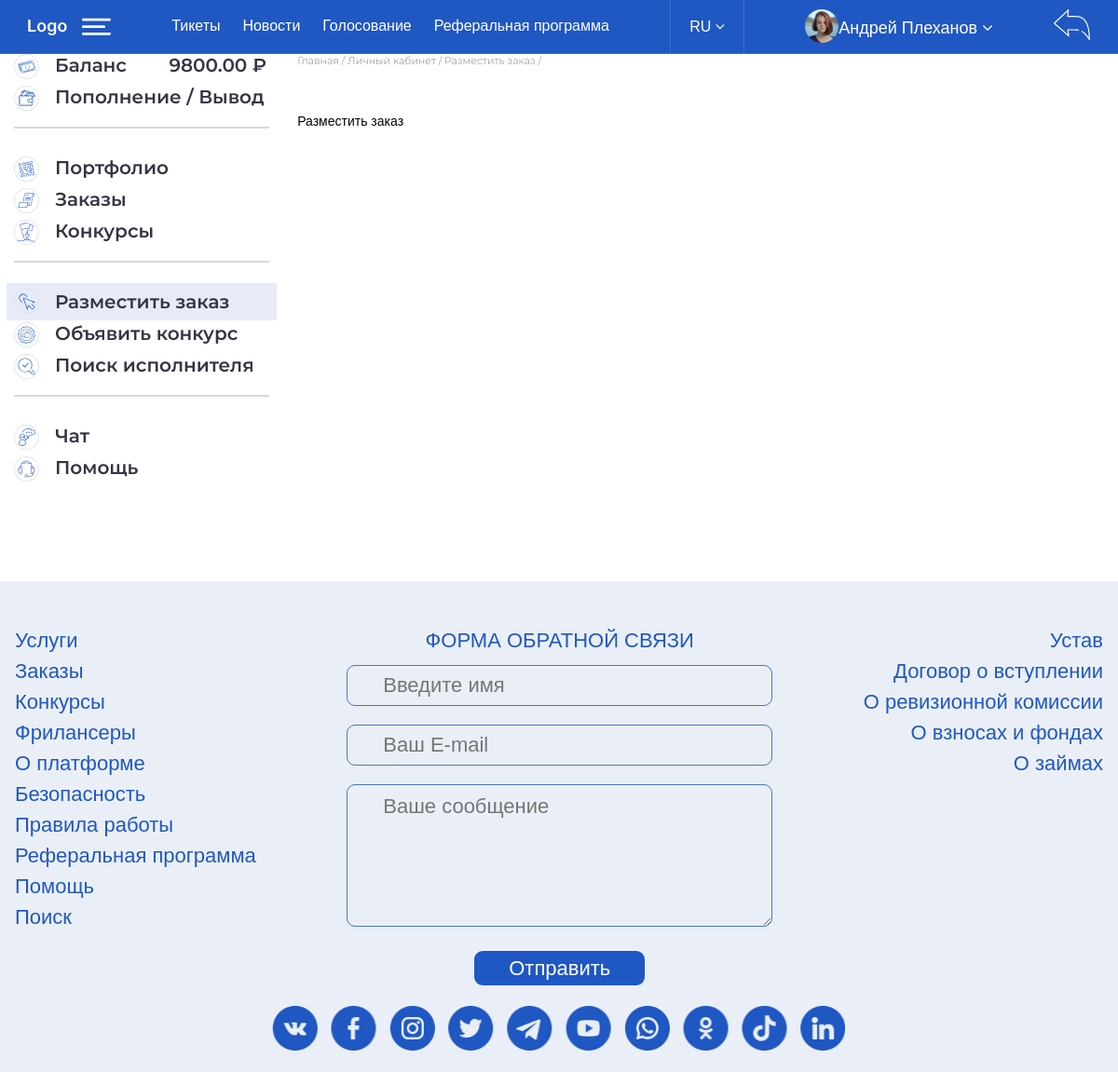
/profile/place_contract/ (signed in), run on the app's committed database.
### app_users/models.py (models this page shows, shortened)
class CustomUser(AbstractBaseUser, MPTTModel, PermissionsMixin):
    STATUS_CHOICES = (
        ("0", _("Участник Заказчик")),
        ("1", _("Кандидат")),
        ("2", _("Участник Фрилансер")),
    )
    image_validator = FileExtensionValidator(
        allowed_extensions=['png', 'jpg', 'gif'],
        message=_('Ошибка загрузки: допускаются только файлы с расширением .jpg .gif .png')
    )
    document_validator = FileExtensionValidator(
        allowed_extensions=['png', 'jpg', 'pdf'],
        message=_('Ошибка загрузки: допускаются только файлы с расширением .jpg .pdf .png')
    )
    email = models.EmailField(_('email'), unique=True, db_index=True)
    email_confirmed = models.BooleanField(_('email подтвержден'), default=False)
    username = models.SlugField(max_length=55, db_index=True, unique=True, verbose_name=_('имя пользователя'), null=True, blank=True)
    last_name = models.CharField(_('Фамилия'), max_length=55, blank=True, db_index=True)
    first_name = models.CharField(_('Имя'), max_length=55, blank=True, db_index=True)
    patronymic = models.CharField(_('Отчество'), max_length=55, blank=True, db_index=True)
    country = models.CharField(_('Страна'), max_length=55, blank=True, db_index=True)
    address = models.CharField(_('Адрес'), max_length=255, blank=True, db_index=True)
    personal_number = models.CharField(_('ИНН или персональный номер'), max_length=17, blank=True, null=True, db_index=True)
    document = models.FileField(_('документ'), upload_to='documents/', blank=True, validators=[document_validator, document_size_validate])
    document_number = models.CharField(_('Серия и номер документа'), max_length=55, blank=True, db_index=True)
    document_issued = models.CharField(_('Когда и кем выдан'), max_length=255, blank=True, db_index=True)
    paid_entrance_fee = models.BooleanField(_('Оплатил вступительный взнос'), default=False)
    status = models.CharField(_('статус'), max_length=30, choices=STATUS_CHOICES, default="0", db_index=True)
    date_joined = models.DateTimeField(_('дата регистрации'), auto_now_add=True, db_index=True)
    is_active = models.BooleanField(_('является активным'), default=True)
    is_staff = models.BooleanField(default=False, verbose_name=_('является сотрудником'))
    is_core = models.BooleanField(default=False, verbose_name=_('основатель'), db_index=True)
    parent = TreeForeignKey('self', on_delete=models.PROTECT, null=True, blank=True, related_name='children',
                            db_index=True, verbose_name=_('родитель'))
    avatar = models.ImageField(upload_to='avatars/', null=True, blank=True, validators=[image_validator, avatar_size_validate])
    phone_regex = RegexValidator(regex=r'^\+\d{11,15}', message=_("Номер телефона должен быть в формате: '+79012345678'."))
    phone_number = models.CharField(validators=[phone_regex], max_length=17, blank=True, verbose_name=_('номер телефона'), db_index=True)
    balance = models.DecimalField(max_digits=10, decimal_places=2, default=0, verbose_name=_('баланс'), db_index=True)
    bank_name = models.CharField(_('Наименование банка'), max_length=255, blank=True)
    bank_address = models.CharField(_('Адрес банка'), max_length=255, blank=True)
    bank_bic = models.CharField(_('БИК банка'), max_length=55, blank=True, null=True)
    bank_correspondent_account = models.CharField(_('Корреспондентский счет банка'), max_length=55, blank=True, null=True)
    payment_account = models.CharField(_('Расчетный счет'), max_length=55, blank=True, null=True)
    recipients_name = models.CharField(_('Имя получателя платежа'), max_length=255, blank=True)
    USERNAME_FIELD = 'email'
    REQUIRED_FIELDS = []
    objects = CustomUserManager()
    class MPTTMeta:
        user_insertion_by = ['email']
    class Meta:
        verbose_name = _('пользователь')
        verbose_name_plural = _('пользователи')

### app_settings/models.py (models this page shows, shortened)
class SocialMediaItem(models.Model):
    social_media = models.ForeignKey('SocialMedia', related_name='social_media_item', on_delete=models.CASCADE, verbose_name=_('социальные сети'))
    name = models.CharField(max_length=55, null=True, blank=True, verbose_name=_('название'))
    link = models.URLField(max_length=255, null=True, blank=True, verbose_name=_('ссылка'), unique=True)
    icon = models.FileField(upload_to='social_media/', null=True, blank=True, verbose_name=_('иконка'), db_index=True,
                            validators=[icon_validator, icon_size_validate])
    class Meta:
        verbose_name = _('соцсеть')
        verbose_name_plural = _('соцсети')

### app_users/views.py (the view)
# urls.py: path('profile/place_contract/', place_contract, name='place_contract'),
@login_required
def place_contract(request):
    context = {
        'user': request.user, 'title': _('Разместить заказ'), 'current_elem': 'place_contract',
        'breadcrumbs': {_('Главная'): 'home', _('Личный кабинет'): 'profile', _('Разместить заказ'): 'place_contract'}
    }
    return render(
        request,
        'app_users/others/place_contract.html',
        context=context
    )

### app_survey/context_proccessors.py (called while the page is built)
def load_number_polls(request):
    if request.user.is_authenticated and request.user.is_core:
        new_polls = Question.objects.exclude(choice__answer__user_id=request.user.id)\
            .filter(visible=True, end_date__gte=timezone.now(), pub_date__lte=timezone.now()).only('id')
        return {
            'number_polls': new_polls.count(),
            'new_polls': new_polls,
        }
    return {
        'number_polls': 0
    }

### app_users/templates/app_users/others/place_contract.html
{% extends 'app_users/profile/_profile_base.html' %}
{% load i18n %}
{% load static %}
{% block content %}
    Разместить заказ
{% endblock %}

### app_users/templates/app_users/profile/_profile_base.html
{% extends 'app_users/_base.html' %}
{% load i18n %}
{% load static %}
{% block middle %}
    <div class="cabinet-page">
        <div class="wrap flex">
            <nav>
                <ul>
                    <li>
                        <a href="{% url 'balance' %}" {% if current_elem == 'balance' %}class="active"{% endif %}>
                            <img src="{% static 'assets/img/menu1.svg' %}"> {% trans 'Баланс' %}
                            <span>{{ request.user.balance }}</span> ₽
                        </a>
                    </li>
                    <li>
                        <a href="{% url 'topup_withdrawal' %}" {% if current_elem == 'topup_withdrawal' %}class="active"{% endif %}>
                            <img src="{% static 'assets/img/menu2.svg' %}"> {% trans 'Пополнение / Вывод' %}
                        </a>
                    </li>
                    <div class="line"></div>
                    <li>
                        <a href="{% url 'portfolio' %}" {% if current_elem == 'portfolio' %}class="active"{% endif %}>
                            <img src="{% static 'assets/img/menu3.svg' %}"> {% trans 'Портфолио' %}
                        </a>
                    </li>
                    <li>
                        <a href="{% url 'contracts' %}" {% if current_elem == 'contracts' %}class="active"{% endif %}>
                            <img src="{% static 'assets/img/menu4.svg' %}"> {% trans 'Заказы' %}
                        </a>
                    </li>
                    <li>
                        <a href="{% url 'contests' %}" {% if current_elem == 'contests' %}class="active"{% endif %}>
                            <img src="{% static 'assets/img/menu5.svg' %}"> {% trans 'Конкурсы' %}
                        </a>
                    </li>
                    <div class="line"></div>
                    <li>
                        <a href="{% url 'place_contract' %}" {% if current_elem == 'place_contract' %}class="active"{% endif %}>
                            <img src="{% static 'assets/img/menu6.svg' %}"> {% trans 'Разместить заказ' %}
                        </a>
                    </li>
                    <li>
                        <a href="{% url 'announce_contest' %}" {% if current_elem == 'announce_contest' %}class="active"{% endif %}>
                            <img src="{% static 'assets/img/menu7.svg' %}"> {% trans 'Объявить конкурс' %}
                        </a>
                    </li>
                    <li>
                        <a href="{% url 'search_contractor' %}" {% if current_elem == 'search_contractor' %}class="active"{% endif %}>
                            <img src="{% static 'assets/img/menu8.svg' %}"> {% trans 'Поиск исполнителя' %}
                        </a>
                    </li>
                    <div class="line"></div>
                    <li>
                        <a href="{% url 'chat' %}" {% if current_elem == 'chat' %}class="active"{% endif %}>
                            <img src="{% static 'assets/img/menu9.svg' %}"> {% trans 'Чат' %}
                        </a>
                    </li>
                    <li>
                        <a href="{% url 'support' %}" {% if current_elem == 'support' %}class="active"{% endif %}>
                            <img src="{% static 'assets/img/menu10.svg' %}"> {% trans 'Помощь' %}
                        </a>
                    </li>
                </ul>
            </nav>
            <div class="cabinet-content">
                <div class="navi">
                    {% for name, link in breadcrumbs.items %}
                        {% if current_elem == link %}
                            <a>{{ name }}</a> /
                        {% else %}
                            <a href="{% url link %}">{{ name }}</a> /
                        {% endif %}
                    {% endfor %}
                </div>
                {% block content %}
                {% endblock %}
            </div>
        </div>
    </div>
{% endblock %}

### app_users/templates/app_users/header.html (shortened to what this page needs)
{% load flatpages %}
{% load static %}
{% load i18n %}
{% get_flatpages '/referral-program/' as referral_program %}
<header class="header flex">
    <div class="logo">
        <a href="{% url 'home' %}"><img src="{% static 'assets/img/logo.svg' %}"></a>
        <a class="menu-button"></a>
    </div>
    {% if request.user.is_authenticated %}
        <ul>
            <li><a href="#">{% trans "Тикеты" %}</a></li>
            <li><a href="{% url 'news_list' %}">{% trans "Новости" %}</a></li>
            <li>
                <a href="{% url 'polls-list' %}">
                    {% trans "Голосование" %}
                </a>
            </li>
            <li><a href="{{ referral_program.first.url }}">{% trans "Реферальная программа" %}</a></li>
        </ul>
        <div class="langs-block">
            <a href="#" class="lang">RU <i class="fa fa-angle-down"></i></a>
        </div>
        <div class="name">
            {% if request.user.avatar %}
                <div><img src="{% static 'assets/img/avatar.png' %}"></div>
            {% else %}
                <div><img src="{% static 'assets/img/avatar.png' %}"></div>
            {% endif %}
            <div>
                <a href="#">
                    {% if request.user.last_name and request.user.first_name %}
                        {{ request.user.first_name }} {{ request.user.last_name }}
                    {% else %}
                        {% trans "Личный кабинет" %}
                    {% endif %}
                    <i class="fa fa-angle-down"></i>
                </a>
            </div>
        </div>
    {% endif %}
    {% if request.user.is_authenticated %}
        <a href="{% url 'logout' %}" class="logout"></a>
    {% else %}
        <button class="login-btn" onclick="loginPopup()">{% trans "Вход" %}</button>
    {% endif %}
</header>

### app_users/templates/app_users/footer.html (shortened to what this page needs)
{% load static %}
{% load i18n %}
{% load flatpages %}
{% get_flatpages '/referral-program/' as referral_program %}
{% get_flatpages '/about-platform/' as about_platform %}
{% get_flatpages '/working-rules/' as working_rules %}
{% get_flatpages '/regulation/' as regulation %}
{% get_flatpages '/entry-agreement/' as entry_agreement %}
{% get_flatpages '/audit-commission/' as audit_commission %}
{% get_flatpages '/contributions-and-funds/' as contributions_and_funds %}
{% get_flatpages '/loans/' as loans %}
<footer class="footer">
    <div class="flex">
        <ul>
            <li><a href="#">{% trans 'Услуги' %}</a></li>
            <li><a href="#">{% trans 'Заказы' %}</a></li>
            <li><a href="#">{% trans 'Конкурсы' %}</a></li>
            <li><a href="#">{% trans 'Фрилансеры' %}</a></li>
            <li><a href="{{ about_platform.first.url }}">{% trans 'О платформе' %}</a></li>
            <li><a href="#">{% trans 'Безопасность' %}</a></li>
            <li><a href="{{ working_rules.first.url }}">{% trans 'Правила работы' %}</a></li>
            <li><a href="{{ referral_program.first.url }}">{% trans 'Реферальная программа' %}</a></li>
            <li><a href="#">{% trans 'Помощь' %}</a></li>
            <li><a href="#">{% trans 'Поиск' %}</a></li>
        </ul>
        <form action="#" method="post">
            <p>{% trans 'ФОРМА ОБРАТНОЙ СВЯЗИ' %}</p>
            <input name="name" type="text" placeholder="{% trans 'Введите имя' %}">
            <input name="email" type="text" placeholder="{% trans 'Ваш E-mail' %}">
            <textarea name="message" placeholder="{% trans 'Ваше сообщение' %}"></textarea>
            <button type="submit">{% trans 'Отправить' %}</button>
        </form>
        <ul class="tar">
            <li><a href="{{ regulation.first.url }}">{% trans 'Устав' %}</a></li>
            <li><a href="{{ entry_agreement.first.url }}">{% trans 'Договор о вступлении' %}</a></li>
            <li><a href="{{ audit_commission.first.url }}">{% trans 'О ревизионной комиссии' %}</a></li>
            <li><a href="{{ contributions_and_funds.first.url }}">{% trans 'О взносах и фондах' %}</a></li>
            <li><a href="{{ loans.first.url }}">{% trans 'О займах' %}</a></li>
        </ul>
    </div>
    <div class="social">
        {% if social_media.social_media_item.all %}
            {% for item in social_media.social_media_item.all %}
                <a title="{{ item.name }}" target="_blank" href="{{ item.link }}"><img alt="{{ item.name }}-logo" src="{{ item.icon.url }}"></a>
            {% endfor %}
        {% endif %}
    </div>
</footer>

### data on the page
CustomUser: user.first_name "Андрей", user.last_name "Плеханов", user.balance "9800.00"
SocialMediaItem: icon (picture)
SocialMediaItem: icon (picture)
SocialMediaItem: icon (picture)
SocialMediaItem: icon (picture)
SocialMediaItem: icon (picture)
SocialMediaItem: icon (picture)
SocialMediaItem: icon (picture)
SocialMediaItem: icon (picture)
SocialMediaItem: icon (picture)
SocialMediaItem: icon (picture)

### other printed values
{{ name }} "Главная" "Личный кабинет"
{{ name }} "Разместить заказ"
